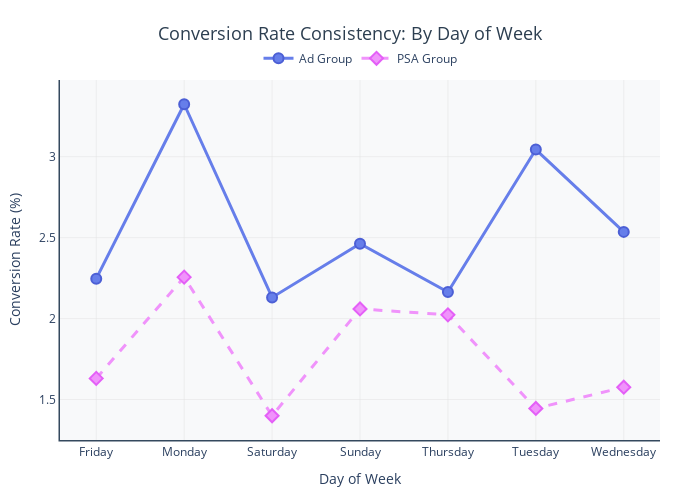

Notebook code for this chart:
### Markdown cell above
## 2.4 Temporal Consistency Analysis

**Objective:** Verify that ad conversion rate advantage holds consistently across all days and hours.

### Code cell
# Calculate conversion rates by day for both groups
day_conv = marketing_data.groupby(['test group', 'most ads day'])['converted'].mean() * 100
day_conv_pivot = day_conv.unstack(level=0)

# Plot 1: Conversion Rate by Day of Week
fig1 = go.Figure()
fig1.add_trace(go.Scatter(
    x=day_conv_pivot.index, y=day_conv_pivot['ad'], mode='lines+markers',
    name='Ad Group', line=dict(color='#667eea', width=3), 
    marker=dict(size=10, symbol='circle', line=dict(color='#4c5fd5', width=2)),
    hovertemplate='<b>%{x}</b><br>Ad Group: %{y:.2f}%<extra></extra>'
))
fig1.add_trace(go.Scatter(
    x=day_conv_pivot.index, y=day_conv_pivot['psa'], mode='lines+markers',
    name='PSA Group', line=dict(color='#f093fb', width=3, dash='dash'),
    marker=dict(size=10, symbol='diamond', line=dict(color='#e45ff7', width=2)),
    hovertemplate='<b>%{x}</b><br>PSA Group: %{y:.2f}%<extra></extra>'
))

fig1.update_layout(
    title={'text': 'Conversion Rate Consistency: By Day of Week', 'x': 0.5, 'xanchor': 'center',
           'font': {'size': 18, 'color': '#2c3e50'}},
    xaxis_title='Day of Week', yaxis_title='Conversion Rate (%)',
    width=700, height=500, plot_bgcolor='#f8f9fa', paper_bgcolor='white',
    xaxis=dict(showgrid=True, gridwidth=0.5, gridcolor='#e0e0e0', 
               showline=True, linewidth=1.5, linecolor='#34495e'),
    yaxis=dict(showgrid=True, gridwidth=0.5, gridcolor='#e0e0e0',
               showline=True, linewidth=1.5, linecolor='#34495e'),
    legend=dict(orientation='h', yanchor='bottom', y=1.02, xanchor='center', x=0.5),
    hoverlabel=dict(bgcolor="white", font_size=12),
    margin=dict(t=80, b=60, l=60, r=40)
)
fig1.show()

# Check consistency
days_ad_higher = (day_conv_pivot['ad'] > day_conv_pivot['psa']).sum()
print(f"[INSIGHT] Ad conversion rate is higher on {days_ad_higher}/{len(day_conv_pivot)} days")
if days_ad_higher == len(day_conv_pivot):
    print("  → Ads are CONSISTENTLY more effective across ALL days")

### Figure 1 — Plotly figure (JSON) as saved in the notebook; plotly's stock layout.template omitted (floating-point values rounded to 4 significant figures)
{"data": [{"hovertemplate": "<b>%{x}</b><br>Ad Group: %{y:.2f}%<extra></extra>", "line": {"color": "#667eea", "width": 3}, "marker": {"line": {"color": "#4c5fd5", "width": 2}, "size": 10, "symbol": "circle"}, "mode": "lines+markers", "name": "Ad Group", "type": "scatter", "x": ["Friday", "Monday", "Saturday", "Sunday", "Thursday", "Tuesday", "Wednesday"], "y": [2.246, 3.324, 2.131, 2.462, 2.164, 3.044, 2.536]}, {"hovertemplate": "<b>%{x}</b><br>PSA Group: %{y:.2f}%<extra></extra>", "line": {"color": "#f093fb", "dash": "dash", "width": 3}, "marker": {"line": {"color": "#e45ff7", "width": 2}, "size": 10, "symbol": "diamond"}, "mode": "lines+markers", "name": "PSA Group", "type": "scatter", "x": ["Friday", "Monday", "Saturday", "Sunday", "Thursday", "Tuesday", "Wednesday"], "y": [1.63, 2.256, 1.4, 2.059, 2.023, 1.445, 1.576]}], "layout": {"height": 500, "hoverlabel": {"bgcolor": "white", "font": {"size": 12}}, "legend": {"orientation": "h", "x": 0.5, "xanchor": "center", "y": 1.02, "yanchor": "bottom"}, "margin": {"b": 60, "l": 60, "r": 40, "t": 80}, "paper_bgcolor": "white", "plot_bgcolor": "#f8f9fa", "title": {"font": {"color": "#2c3e50", "size": 18}, "text": "Conversion Rate Consistency: By Day of Week", "x": 0.5, "xanchor": "center"}, "width": 700, "xaxis": {"gridcolor": "#e0e0e0", "gridwidth": 0.5, "linecolor": "#34495e", "linewidth": 1.5, "showgrid": true, "showline": true, "title": {"text": "Day of Week"}}, "yaxis": {"gridcolor": "#e0e0e0", "gridwidth": 0.5, "linecolor": "#34495e", "linewidth": 1.5, "showgrid": true, "showline": true, "title": {"text": "Conversion Rate (%)"}}}}
